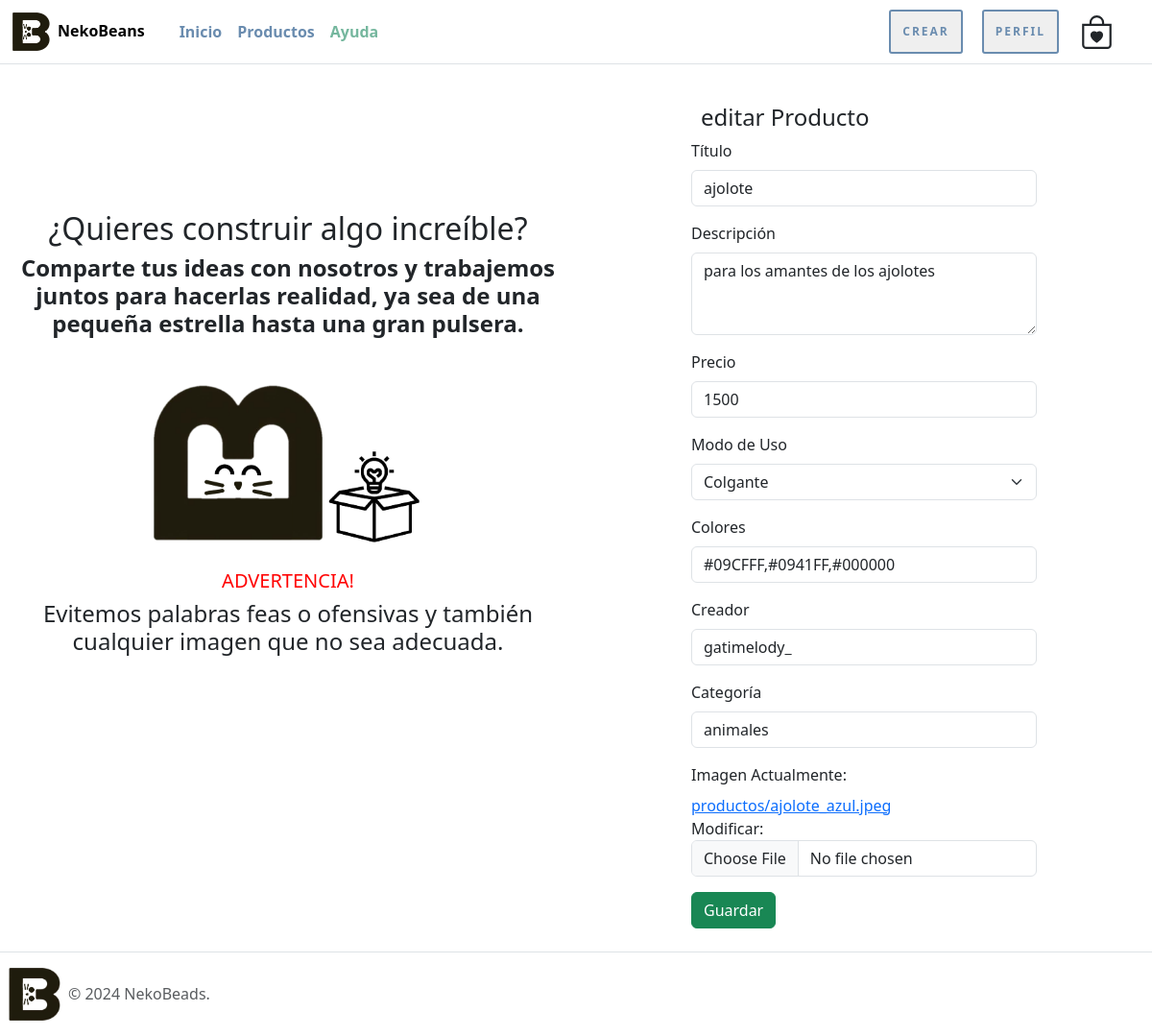
The page /modificar-producto/40/ (signed in) on the database as committed earlier.
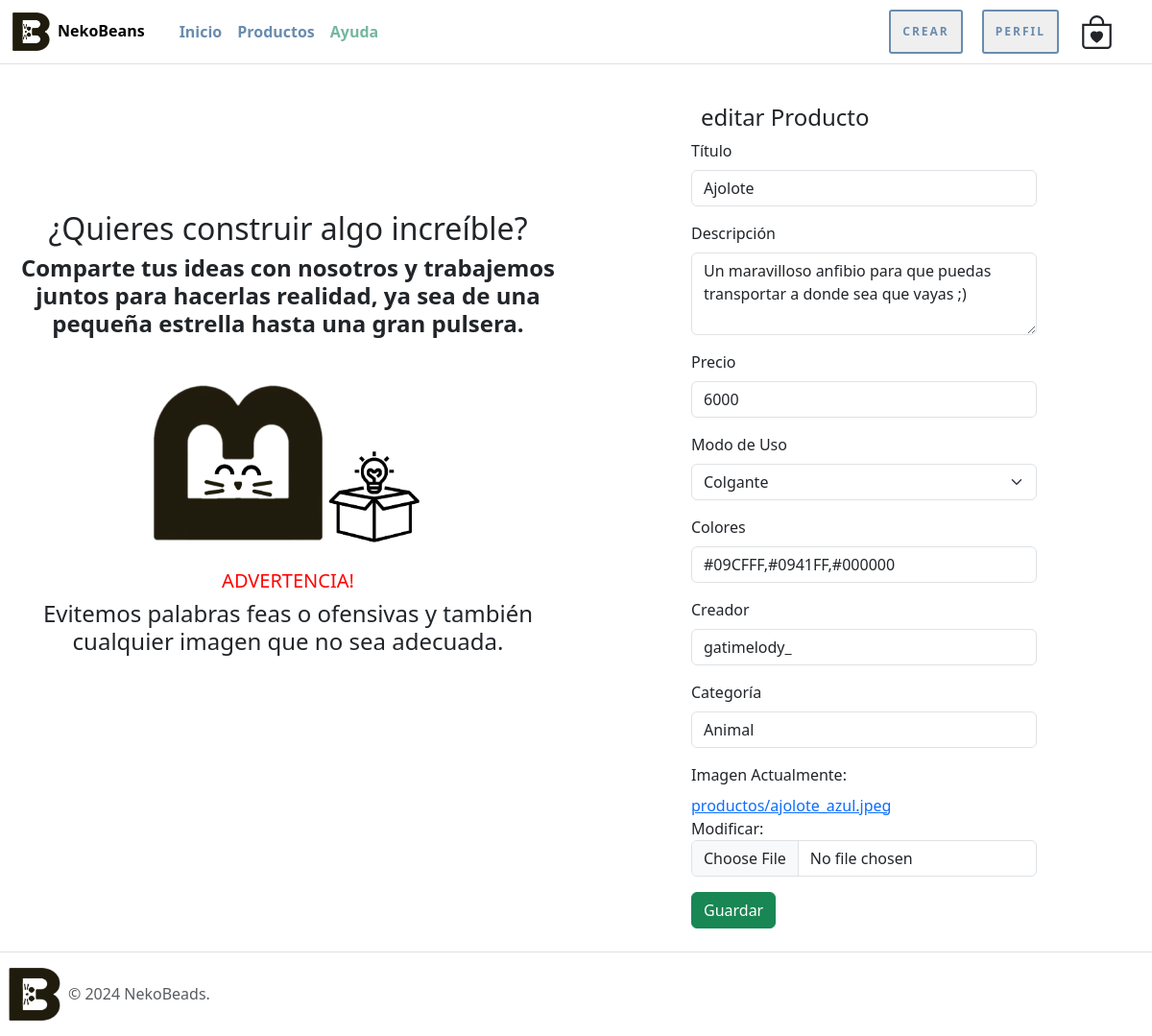
The same page on the database as committed later.
### nekoBeansWeb/models.py (models this page shows, shortened)
class Producto(models.Model):
    titulo = models.CharField(max_length=20)
    descripcion = models.CharField(max_length=100)
    precio = models.IntegerField()
    tipo_modo_uso = models.IntegerField(choices=tipo_uso, default=1)
    colores = models.CharField(max_length=200)
    creador = models.CharField(max_length=20)
    categoria = models.CharField(max_length=20)
    imagen = models.ImageField(upload_to="productos", null=True)

### nekoBeansWeb/views.py (the view)
# urls.py: path('modificar-producto/<int:id>/', modificar_producto, name='modificar_producto'),
@permission_required('nekoBeansWeb.change_producto')
def modificar_producto(request, id):
    producto = get_object_or_404(Producto, id=id)
    if request.method == 'POST':
        formulario = ProductoForm(data=request.POST, instance=producto, files=request.FILES)
        if formulario.is_valid():
            formulario.save()
            messages.success(request, "¡Modificaste el producto con éxito!")
            return redirect('listar_productos')
    else:
        formulario = ProductoForm(instance=producto)
    data = {
        'form': formulario,
        'producto': producto
    }
    return render(request, 'nekoBeansWeb/producto/modificar.html', data)

### nekoBeansWeb/forms.py
class ProductoForm(forms.ModelForm):
    class Meta:
        model = Producto
        fields = '__all__'
        widgets = {
            'titulo': forms.TextInput(attrs={'class': 'form-control', 'placeholder': 'Título'}),
            'descripcion': forms.Textarea(attrs={'class': 'form-control', 'rows': 3, 'placeholder': 'Descripción'}),
            'precio': forms.NumberInput(attrs={'class': 'form-control', 'placeholder': 'Precio'}),
            'tipo_modo_uso': forms.Select(attrs={'class': 'form-select'}),
            'colores': forms.TextInput(attrs={'class': 'form-control', 'placeholder': 'Colores separados por comas'}),
            'creador': forms.TextInput(attrs={'class': 'form-control', 'placeholder': 'Creador'}),
            'categoria': forms.TextInput(attrs={'class': 'form-control', 'placeholder': 'Categoría'}),
            'imagen': forms.ClearableFileInput(attrs={'class': 'form-control'}),
        }

### nekoBeansWeb/templates/nekoBeansWeb/producto/modificar.html (shortened to what this page needs)
{% extends 'nekoBeansWeb/narvar_footer.html' %}
{% load static %}
{% block contenido %}
  <div class="container-fluid mt-4 ">
    <div class="row">
        <div class="col-md-6 col-sm-12 d-flex espacio-titulo-inicio-centro">
            <div class="espacio-titulos fw-bolder">
                <h2>¿Quieres construir algo increíble?</h2>
                <div>
                    <h4 class="fw-bold">Comparte tus ideas con nosotros y trabajemos juntos para hacerlas realidad, ya sea de una pequeña estrella hasta una gran pulsera.</h4>
                </div>
                <img class="tamanologos deslizandocondegradado" src="{% static 'nekoBeansWeb/photos/imagenes_NekoBeans/icon_logo/logo_crear.png'%}" alt="icon">
                <h5 style="color: red;">ADVERTENCIA!</h5>
                <h4>Evitemos palabras feas o ofensivas y también cualquier imagen que no sea adecuada.</h4>
            </div>
        </div>
        <div class="col-md-6 col-sm-12 d-flex justify-content-center align-items-center">
            <div class="container mt-4">
                <div class="row justify-content-center">
                    <div class="col-md-8">
                        <h4 class="espacio-titulos">editar Producto</h4>
                        <form method="post" enctype="multipart/form-data">
                            <div class="mb-3">
                                <label for="id_titulo" class="form-label">Título</label>
                                {{ form.titulo }}
                            </div>
                            <div class="mb-3">
                                <label for="id_descripcion" class="form-label">Descripción</label>
                                {{ form.descripcion }}
                            </div>
                            <div class="mb-3">
                                <label for="id_precio" class="form-label">Precio</label>
                                {{ form.precio }}
                            </div>
                            <div class="mb-3">
                                <label for="id_tipo_modo_uso" class="form-label">Modo de Uso</label>
                                {{ form.tipo_modo_uso }}
                            </div>
                            <div class="mb-3">
                                <label for="id_colores" class="form-label">Colores</label>
                                {{ form.colores }}
                            </div>
                            <div class="mb-3">
                                <label for="id_creador" class="form-label">Creador</label>
                                {{ form.creador }}
                            </div>
                            <div class="mb-3">
                                <label for="id_categoria" class="form-label">Categoría</label>
                                {{ form.categoria }}
                            </div>
                            <div class="mb-3">
                                <label for="id_imagen" class="form-label">Imagen</label>
                                {{ form.imagen }}
                            </div>
                            <button type="editar" class="btn btn-success">Guardar</button>
                        </form>
                    </div>
                </div>
            </div>
        </div>
    </div>
  </div>
  {% endblock %}

Rows that differ between the two databases and show on the page:
changed Producto "Colgante": titulo "ajolote" → "Ajolote"; descripcion "para los amantes de los ajolotes" → "Un maravilloso anfibio para que puedas transportar a donde sea que vayas ;)"; precio "1500" → "6000"; categoria "animales" → "Animal"
